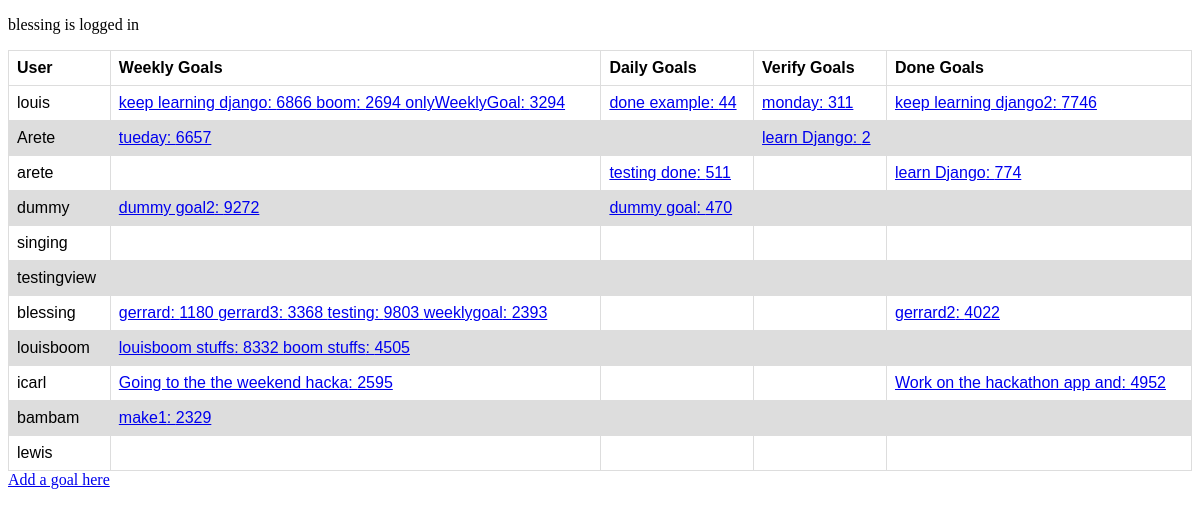
Screenshot of /benpelumiscrumy/home/ (signed in) with the database file from the repository.
### benpelumiscrumy/models.py (models this page shows, shortened)
class ScrumyGoals(models.Model):
    goal_name = models.CharField(max_length = 30)
    goal_id = models.IntegerField(default = 4,  unique = True )
    created_by = models.CharField(max_length = 30)
    moved_by = models.CharField(max_length = 30)
    owner = models.CharField(max_length = 30)
    goal_status = models.ForeignKey(
        GoalStatus,
        on_delete = models.PROTECT,
        related_name='scrumy_goal',
    )
    user = models.ForeignKey(
        User,
        on_delete = models.PROTECT,
        related_name = 'goal_owner'
    )

### benpelumiscrumy/views.py (the view)
# urls.py: path('home/', views.home, name='home'),
@login_required(login_url='../accounts/login')
def home (request):
      user = User.objects.all()
      allWeeklyGoals = GoalStatus.objects.get(status_name = 'Weekly Goal')
      allWeeklyGoals = allWeeklyGoals.scrumy_goal.all()
      allDailyGoals = GoalStatus.objects.get(status_name = 'Daily Goal')
      allDailyGoals = allDailyGoals.scrumy_goal.all()
      allVerifyGoals = GoalStatus.objects.get(status_name = 'Verify Goal')
      allVerifyGoals = allVerifyGoals.scrumy_goal.all()
      allDoneGoals = GoalStatus.objects.get(status_name = 'Done Goal')
      allDoneGoals = allDoneGoals.scrumy_goal.all()
      dictionaryValues = { 'users': user , 'weekly_goals': allWeeklyGoals, 'daily_goals': allDailyGoals,
                         'verify_goals': allVerifyGoals , 'done_goals': allDoneGoals, }
      return render(request, 'benpelumiscrumy/home.html' ,dictionaryValues )

### benpelumiscrumy/templates/benpelumiscrumy/home.html (shortened to what this page needs)
<!DOCTYPE html>
<html lang="en">
<head>
</head>
<body>
  <p> {{request.user.username}} is logged in </p>
    <table>
        <tr>
            <th>User</th>
            <th>Weekly Goals</th>
            <th>Daily Goals</th>
            <th>Verify Goals</th>
            <th>Done Goals</th>
        </tr>
        <tbody>
          {%for user in users%}
          <tr>
            <td>
              {{user.username}}
            </td>
            <td>
              {% for user_goal in user.goal_owner.all %}
              {% if user_goal in weekly_goals %}
              <a href="{% url 'benpelumiscrumy:moveGoal' goal_id=user_goal.goal_id %}">
              {{user_goal.goal_name}}: {{user_goal.goal_id}}
              </a>
              {% endif %}
              {% endfor %}
            </td>
            <td>
              {% for user_goal in user.goal_owner.all %}
              {% if user_goal in daily_goals %}
              <a href="{% url 'benpelumiscrumy:moveGoal' goal_id=user_goal.goal_id %}">
              {{user_goal.goal_name}}: {{user_goal.goal_id}}
              </a>
              {% endif %}
              {% endfor %}
            </td>
            <td>
              {% for user_goal in user.goal_owner.all %}
              {% if user_goal in verify_goals %}
              <a href="{% url 'benpelumiscrumy:moveGoal' goal_id=user_goal.goal_id %}">
              {{user_goal.goal_name}}: {{user_goal.goal_id}}
              </a>
              {% endif %}
              {% endfor %}
            </td>
            <td>
              {% for user_goal in user.goal_owner.all %}
              {% if user_goal in done_goals %}
              <a href="{% url 'benpelumiscrumy:moveGoal' goal_id=user_goal.goal_id %}">
              {{user_goal.goal_name}}: {{user_goal.goal_id}}
              </a>
              {% endif %}
              {% endfor %}
            </td>
          </tr>
          {% endfor %}
          </tbody>
    </table>
    <a href="{% url 'benpelumiscrumy:addGoal' %}"> Add a goal here</a>
</body>
</html>

### benpelumiscrumy/templates/benpelumiscrumy/home.html (style rules this page uses)
table { font-family: arial, sans-serif; border-collapse: collapse; width: 100%; }
td, th { border: 1px solid #dddddd; text-align: left; padding: 8px; }
tr:nth-child(even) { background-color: #dddddd; }

### rows the page displays
ScrumyGoals: goal_name "keep learning django", goal_id "6866"
ScrumyGoals: goal_name "boom", goal_id "2694"
ScrumyGoals: goal_name "onlyWeeklyGoal", goal_id "3294"
ScrumyGoals: goal_name "done example", goal_id "44"
ScrumyGoals: goal_name "monday", goal_id "311"
ScrumyGoals: goal_name "keep learning django2", goal_id "7746"
ScrumyGoals: goal_name "tueday", goal_id "6657"
ScrumyGoals: goal_name "learn Django", goal_id "2"
ScrumyGoals: goal_name "testing done", goal_id "511"
ScrumyGoals: goal_name "learn Django", goal_id "774"
ScrumyGoals: goal_name "dummy goal2", goal_id "9272"
ScrumyGoals: goal_name "dummy goal", goal_id "470"
ScrumyGoals: goal_name "gerrard", goal_id "1180"
ScrumyGoals: goal_name "gerrard3", goal_id "3368"
ScrumyGoals: goal_name "testing", goal_id "9803"
ScrumyGoals: goal_name "weeklygoal", goal_id "2393"
ScrumyGoals: goal_name "gerrard2", goal_id "4022"
ScrumyGoals: goal_name "louisboom stuffs", goal_id "8332"
ScrumyGoals: goal_name "boom stuffs", goal_id "4505"
ScrumyGoals: goal_name "Going to the the weekend hacka", goal_id "2595"
ScrumyGoals: goal_name "Work on the hackathon app and", goal_id "4952"
ScrumyGoals: goal_name "make1", goal_id "2329"

### other values shown
{{ request.user.username }} "blessing"
{{ user.username }} "louis"
{{ user.username }} "Arete"
{{ user.username }} "arete"
{{ user.username }} "dummy"
{{ user.username }} "singing"
{{ user.username }} "testingview"
{{ user.username }} "blessing"
{{ user.username }} "louisboom"
{{ user.username }} "icarl"
{{ user.username }} "bambam"
{{ user.username }} "lewis"
